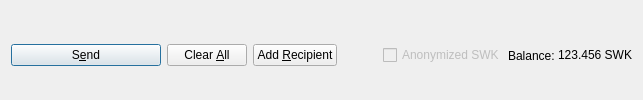
         <widget class="QFrame" name="frame_Send">
          <layout class="QHBoxLayout" name="horizontalLayout">
           <property name="bottomMargin">
            <number>0</number>
           </property>
           <item>
            <widget class="QPushButton" name="sendButton">
             <property name="minimumSize">
              <size>
               <width>150</width>
               <height>0</height>
              </size>
             </property>
             <property name="toolTip">
              <string>Confirm the send action</string>
             </property>
             <property name="text">
              <string>S&amp;end</string>
             </property>
             <property name="icon">
              <iconset resource="../synergywork.qrc">
               <normaloff>:/icons/send</normaloff>:/icons/send</iconset>
             </property>
             <property name="autoDefault">
              <bool>false</bool>
             </property>
             <property name="default">
              <bool>true</bool>
             </property>
            </widget>
           </item>
           <item>
            <widget class="QPushButton" name="clearButton">
             <property name="sizePolicy">
              <sizepolicy hsizetype="Minimum" vsizetype="Fixed">
               <horstretch>0</horstretch>
               <verstretch>0</verstretch>
              </sizepolicy>
             </property>
             <property name="toolTip">
              <string>Clear all fields of the form.</string>
             </property>
             <property name="text">
              <string>Clear &amp;All</string>
             </property>
             <property name="icon">
              <iconset resource="../synergywork.qrc">
               <normaloff>:/icons/remove</normaloff>:/icons/remove</iconset>
             </property>
             <property name="autoDefault">
              <bool>false</bool>
             </property>
            </widget>
           </item>
           <item>
            <widget class="QPushButton" name="addButton">
             <property name="toolTip">
              <string>Send to multiple recipients at once</string>
             </property>
             <property name="text">
              <string>Add &amp;Recipient</string>
             </property>
             <property name="icon">
              <iconset resource="../synergywork.qrc">
               <normaloff>:/icons/add</normaloff>:/icons/add</iconset>
             </property>
             <property name="autoDefault">
              <bool>false</bool>
             </property>
            </widget>
           </item>
           <item>
            <spacer name="horizontalSpacer">
             <property name="orientation">
              <enum>Qt::Horizontal</enum>
             </property>
             <property name="sizeHint" stdset="0">
              <size>
               <width>40</width>
               <height>20</height>
              </size>
             </property>
            </spacer>
           </item>
           <item>
            <layout class="QHBoxLayout" name="horizontalLayout_2">
             <property name="spacing">
              <number>3</number>
             </property>
             <item>
              <widget class="QCheckBox" name="checkzSWK">
               <property name="enabled">
                <bool>false</bool>
               </property>
               <property name="text">
                <string>Anonymized SWK</string>
               </property>
              </widget>
             </item>
             <item>
              <widget class="QLabel" name="label">
               <property name="text">
                <string>Balance:</string>
               </property>
              </widget>
             </item>
             <item>
              <widget class="QLabel" name="labelBalance">
               <property name="sizePolicy">
                <sizepolicy hsizetype="Preferred" vsizetype="Fixed">
                 <horstretch>0</horstretch>
                 <verstretch>0</verstretch>
                </sizepolicy>
               </property>
               <property name="cursor">
                <cursorShape>IBeamCursor</cursorShape>
               </property>
               <property name="text">
                <string notr="true">123.456 SWK</string>
               </property>
               <property name="textInteractionFlags">
                <set>Qt::LinksAccessibleByMouse|Qt::TextSelectableByKeyboard|Qt::TextSelectableByMouse</set>
               </property>
              </widget>
             </item>
            </layout>
           </item>
          </layout>
         </widget>
